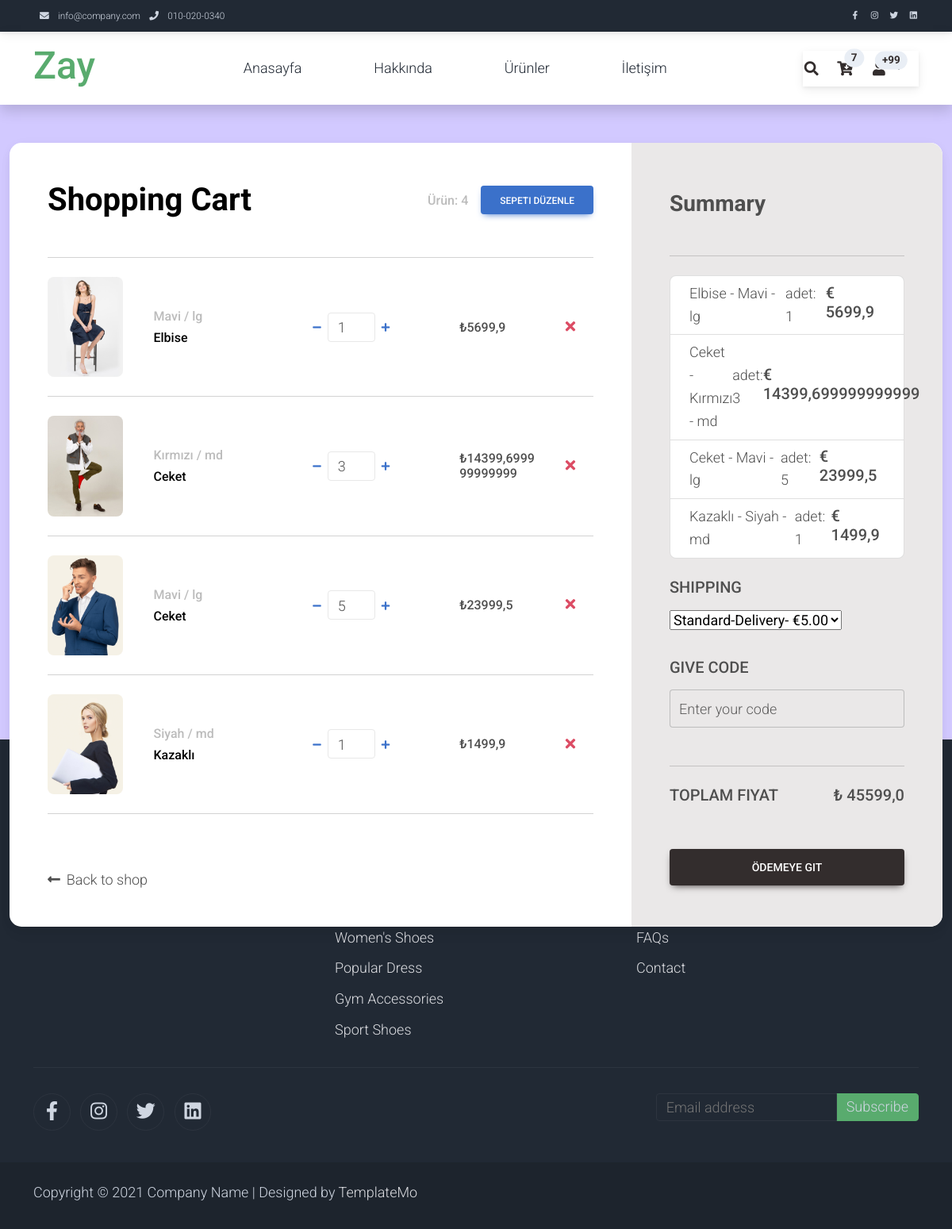
The app's page /shoping/ (signed in), older data.
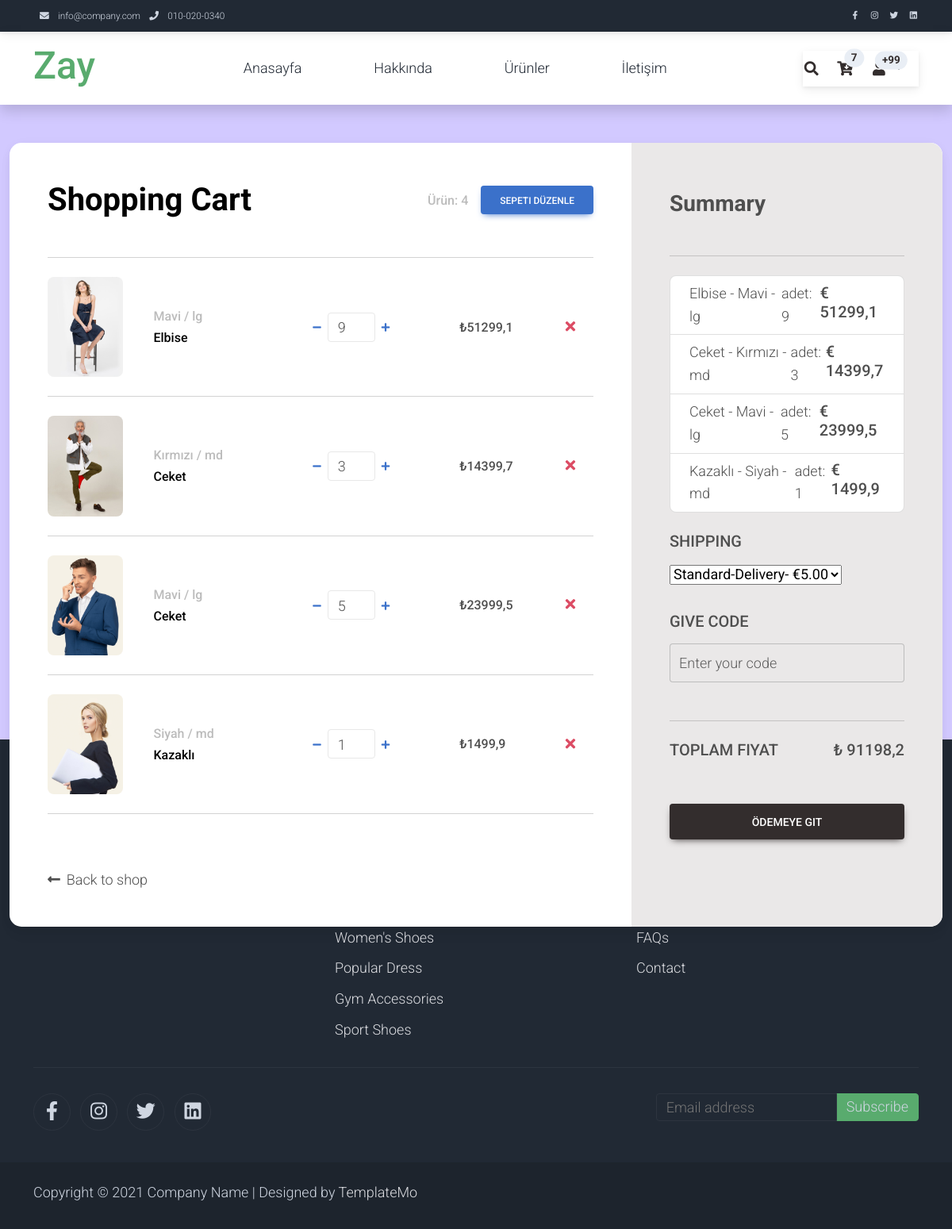
The same page, newer data.
### appProduct/models.py (models this page shows, shortened)
class Shoping(models.Model):
   user = models.ForeignKey(User, verbose_name=("Kullanıcı"), on_delete=models.CASCADE)
   product = models.ForeignKey(Product, verbose_name=("Ürün"), on_delete=models.CASCADE)
   imageproduct = models.ForeignKey(ImageProduct, verbose_name=("Ürün Fotoğrafı"), on_delete=models.CASCADE, null=True)
   color = models.ForeignKey(Color, verbose_name=("Renk"), on_delete=models.CASCADE)
   size = models.ForeignKey(Size, verbose_name=("Beden"), on_delete=models.CASCADE)
   quanity = models.IntegerField(("Adet"))
   all_price =  models.FloatField(("Toplam Ürün Fiyatı"))

class ImageProduct(models.Model):
   product = models.ForeignKey(Product, verbose_name=("Ürün"), on_delete=models.CASCADE)
   color = models.ForeignKey(Color, verbose_name=("Renk"), on_delete=models.CASCADE)
   image = models.ImageField(("Ürün Resmi"), upload_to='product', max_length=250)

class Color(models.Model):
   title1 = models.CharField(("Renkler Türkçe"), max_length=50)
   title2 = models.CharField(("Renkler İngilizce"), max_length=50)
   def __str__(self):
      return self.title1

class Size(models.Model):
   title = models.CharField(("Beden"), max_length=50)
   def __str__(self):
      return self.title

class Product(models.Model):
   user = models.ForeignKey(User, verbose_name=("Kulanıcı"), on_delete=models.CASCADE)
   brand = models.ForeignKey(Brand, verbose_name=("Marka"), on_delete=models.CASCADE)
   title = models.CharField(("Ürün Başlığı"), max_length=50)
   text = models.TextField(("İçerik"))
   price = models.FloatField(("Ürün fiyatı"),default=0)
   total_rating = models.FloatField(("Ürün Puanı"), default=0)
   image = models.ImageField(("Ürün Resmi"), upload_to='product', max_length=250)
   slug = models.SlugField(("Title Slug"), blank=True, null=True)
   colors = models.ManyToManyField(Color, verbose_name=("Renkler"))
   sizes = models.ManyToManyField(Size, verbose_name=("Bedenler"))

### appProduct/views.py (the view, shortened to what this page needs)
# urls.py: path('shoping/', shopingPage, name="shopingPage"),
def shopingPage(request):
   shoping = Shoping.objects.filter(user=request.user)
   total_price = 0
   for i in shoping:
      total_price += i.all_price
   context={
       "shoping": shoping,
       "total_price": total_price,
   }
   return render(request, 'shoping.html', context)

### appProduct/templates/shoping.html (shortened to what this page needs)
{% extends 'base.html' %}
{% load static %}
{% block body %}
   <section class="h-100 h-custom" style="background-color: #d2c9ff;">
      <div class="container-fluid py-5 h-100">
         <div class="row d-flex justify-content-center align-items-center h-100">
            <div class="col-12">
               <div class="card card-registration card-registration-2" style="border-radius: 15px;">
                  <div class="card-body p-0">
                     <div class="row g-0">
                        <div class="col-lg-8">
                           <form method="POST" class="p-5">
                              <div class="d-flex justify-content-between align-items-center mb-5">
                                 <h1 class="fw-bold mb-0 text-black">Shopping Cart</h1>
                                 <div class="d-flex align-items-center">
                                    <h6 class="mb-0 text-muted me-3">Ürün: {{ shoping|length }}</h6>
                                    <button class="btn btn-primary" type="submit">Sepeti Düzenle</button>
                                 </div>
                              </div>
                              <hr class="my-4">
                              {% for i in shoping %}
                              <div class="row mb-4 d-flex justify-content-between align-items-center">
                                 <div class="col-md-2 col-lg-2 col-xl-2">
                                    <img src="{{ i.imageproduct.image.url }}"
                                       class="img-fluid rounded-3" alt="Cotton T-shirt">
                                 </div>
                                 <div class="col-md-3 col-lg-3 col-xl-3">
                                    <h6 class="text-muted">{{ i.color }} / {{ i.size }}</h6>
                                    <h6 class="text-black mb-0">{{ i.product.title }}</h6>
                                 </div>
                                 <div class="col-md-3 col-lg-3 col-xl-2 d-flex">
                                    <button type="button" class="btn btn-link px-2"
                                       onclick="this.parentNode.querySelector('input[type=number]').stepDown()">
                                       <i class="fas fa-minus"></i>
                                    </button>
                                    <input id="form1" min="0" max="10" name="quantity{{ i.id }}" value="{{ i.quanity }}" type="number"
                                       class="form-control form-control-sm" style="width: 60px;"/>
                                    <button type="button" class="btn btn-link px-2"
                                       onclick="this.parentNode.querySelector('input[type=number]').stepUp()">
                                       <i class="fas fa-plus"></i>
                                    </button>
                                 </div>
                                 <div class="col-md-3 col-lg-2 col-xl-2 offset-lg-1">
                                    <h6 class="mb-0">₺{{ i.all_price }}</h6>
                                 </div>
                                 <div class="col-md-1 col-lg-1 col-xl-1 text-end">
                                    <a href="{% url 'shopingDelete' i.id %}" class="text-danger me-5"><i class="fas fa-times"></i></a>
                                 </div>
                              </div>
                              <hr class="my-4">
                              {% endfor %}
                              <div class="pt-5">
                                 <h6 class="mb-0"><a href="#!" class="text-body"><i
                                          class="fas fa-long-arrow-alt-left me-2"></i>Back to shop</a></h6>
                              </div>
                           </form>
                        </div>
                        <div class="col-lg-4 bg-grey">
                           <div class="p-5">
                              <h3 class="fw-bold mb-5 mt-2 pt-1">Summary</h3>
                              <hr class="my-4">
                              <div class="d-flex justify-content-between mb-4">
                                 <ul class="list-group w-100">
                                    {% for i in shoping %}
                                    <li class="list-group-item d-flex justify-content-between align-items-center">
                                       {{ i.product.title }} - {{ i.color }} - {{ i.size }}
                                       <span>adet: {{ i.quanity }}</span>
                                       <h5>€ {{ i.all_price }}</h5>
                                    </li>
                                    {% endfor %}
                                 </ul>
                              </div>
                              <h5 class="text-uppercase mb-3">Shipping</h5>
                              <div class="mb-4 pb-2">
                                 <select class="select">
                                    <option value="1">Standard-Delivery- €5.00</option>
                                 </select>
                              </div>
                              <h5 class="text-uppercase mb-3">Give code</h5>
                              <div class="mb-5">
                                 <div class="form-outline">
                                    <input type="text" id="form3Examplea2" class="form-control form-control-lg" />
                                    <label class="form-label" for="form3Examplea2">Enter your code</label>
                                 </div>
                              </div>
                              <hr class="my-4">
                              <div class="d-flex justify-content-between mb-5">
                                 <h5 class="text-uppercase">Toplam Fiyat</h5>
                                 <h5>₺ {{ total_price }}</h5>
                              </div>
                              <button type="submit" class="btn btn-dark btn-block btn-lg"
                                 data-mdb-ripple-color="dark">Ödemeye Git</button>
                           </div>
                        </div>
                     </div>
                  </div>
               </div>
            </div>
         </div>
      </div>
   </section>
{% endblock body %}

Row changes from the older to the newer data that the page shows:
changed Shoping "Elbise": quanity "1" → "9"; all_price "5699,9" → "51299,1"
changed Shoping "Kırmızı": all_price "14399,699999999999" → "14399,7"
Text that changed along with them:
{{ total_price }}: "45599,0" → "91198,2"
